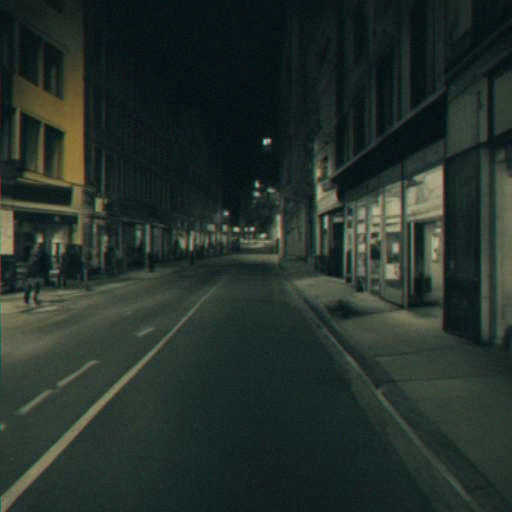
#> input picture data/train/dark/047f7996-9f0d-4a04-ae7f-24e246c407c7.png, 512 x 512 px, found by its file name
$ jupyter execute --allow-errors Analysis_Cell.ipynb   (older library calls are emulated)
#> lines starting #> are read from the running program, lines starting #| are printed output that depends on the picture; after the words box and inside, x2 and y2 are one past the last pixel; in counts of white or black regions, pixels touching at a corner belong together
#> further down, img is the input picture: shape (512, 512, 3); mean B, G, R 42.6, 48.2, 36.6
#> `gray = cv2.cvtColor(img, cv2.COLOR_BGR2GRAY)`:
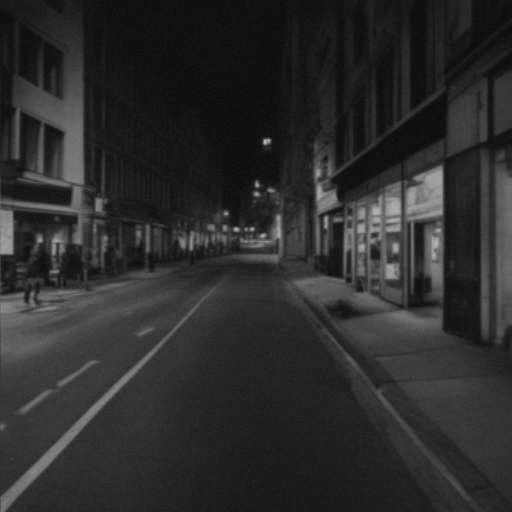
#> gray: shape (512, 512); min 2, max 185, mean 44.1
#> `hsv = cv2.cvtColor(img, cv2.COLOR_BGR2HSV)`: hsv: shape (512, 512, 3); mean H, S, V 76.6, 100.5, 50.6
#> `mean_gray = np.mean(gray)`: mean_gray = 44.13
#> `std_gray = np.std(gray)`: std_gray = 26.34
#> `min_gray = np.min(gray)`: min_gray = 2
#> `max_gray = np.max(gray)`: max_gray = 185
#> `median_gray = np.median(gray)`: median_gray = 37.5
#> `mean_value = np.mean(value)`: mean_value = 50.62
#> `std_value = np.std(value)`: std_value = 26.8
#> `dark_ratio = np.mean(gray < 50)`: dark_ratio = 0.674
#> `bright_ratio = np.mean(gray > 200)`: bright_ratio = 0
#> `h = hsv[:,:,0]`:
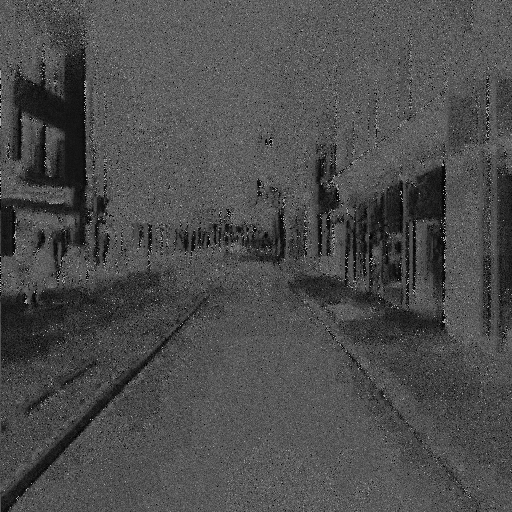
#> h: shape (512, 512); min 0, max 179, mean 76.6
#> `s = hsv[:,:,1]`:
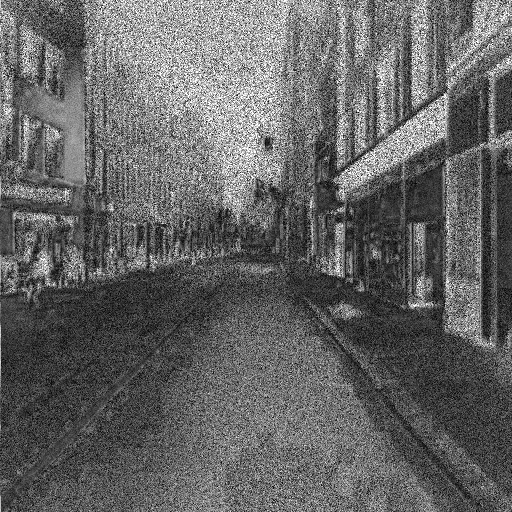
#> s: shape (512, 512); min 0, max 255, mean 100.5
#> `rms_contrast = gray.std()`: rms_contrast = 26.34
#> `entropy = shannon_entropy(gray)`: entropy = 6.43
#> `laplacian_var = cv2.Laplacian( gray, cv2.CV_64F ).var()`: laplacian_var = 237.1
#> `edges = cv2.Canny(gray,100,200)`:
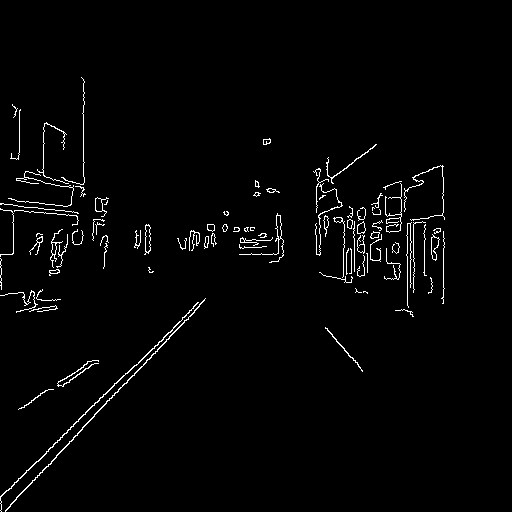
#> edges: shape (512, 512); 2% white in thin lines or dots, all inside (x1, y1, x2, y2) = (0, 77, 445, 512)
#> `edge_density = np.mean(edges>0)`: edge_density = 0.0205
#> `mean_h = h.mean()`: mean_h = 76.59
#> `mean_s = s.mean()`: mean_s = 100.5
#> `mean_v = v.mean()`: mean_v = 50.62
[cell 1]
import os
import cv2
import numpy as np
import pandas as pd
from tqdm import tqdm

# ----------------------------
# Dataset Path
# ----------------------------
DATASET_PATH = "data/train"

classes = ["dark", "normal", "bright"]

results = []

print("Analyzing all training images...\n")

#> (the rest of this cell did not finish here and is left out)

[cell 2]
import matplotlib.pyplot as plt
import seaborn as sns

sns.set_style("whitegrid")
plt.rcParams["figure.figsize"] = (8,6)

### cell 2 - Boxplot - Mean Gray Intensity

[cell 3]
plt.figure(figsize=(8,6))

#> (the rest of this cell did not finish here and is left out)

### Cell 3: Boxplot - HSV Value

[cell 4]
plt.figure(figsize=(8,6))

#> (the rest of this cell did not finish here and is left out)

### Cell 4: Boxplot - Dark Pixel Ratio

[cell 5]
plt.figure(figsize=(8,6))

#> (the rest of this cell did not finish here and is left out)

### Cell 5: Boxplot - Bright Pixel Ratio

[cell 6]
plt.figure(figsize=(8,6))

#> (the rest of this cell did not finish here and is left out)

### Cell 6: Histogram - Mean Gray

[cell 7]
plt.figure(figsize=(10,6))

#> (the rest of this cell did not finish here and is left out)

### Cell 7: Histogram - HSV Value

[cell 8]
plt.figure(figsize=(10,6))

#> (the rest of this cell did not finish here and is left out)

### Cell 8: Pairplot

#> (a cell that did not finish here is left out)

### Cell 9: Correlation Heatmap

[cell 10]
plt.figure(figsize=(10,8))

#> (the rest of this cell did not finish here and is left out)

### Cell 10: Violin Plot

[cell 11]
plt.figure(figsize=(8,6))

#> (the rest of this cell did not finish here and is left out)

### Cell 11: Class-wise Summary Statistics

#> (a cell that did not finish here is left out)

### The answers we got from the analysis
Dark is clearly separable

From the Mean Gray boxplot and histogram:

Dark has a noticeably lower mean intensity.
The distribution is shifted to the left.
There is some overlap, but it's much smaller than with the other classes.

This matches your confusion matrix where dark has the highest recall (~70%).

Conclusion: The model has learned the dark class reasonably well.

## Next
#### In the next analysis we want the answer of this question
#### Does the "bright" class have higher contrast?
#### Is "normal" more saturated?
#### Does one class have sharper edges?
#### Are there hidden cues beyond brightness that a CNN could exploit?

[cell 13]
import cv2
import numpy as np
import pandas as pd
from tqdm import tqdm
import os

from skimage.measure import shannon_entropy

[cell 14]
DATASET_PATH = "data/train"

classes = ["dark", "normal", "bright"]

records = []

### Main Feature Extraction

#> (a cell that did not finish here is left out)

[cell 16]
feature_df = pd.DataFrame(records)
#> feature_df = table of 1 rows and 15 columns

print(feature_df.shape)
#| (1, 15)

feature_df.head()
#> Out = table of 1 rows and 15 columns

[cell 17]
summary = feature_df.groupby("class").mean()
#> summary = table of 1 rows and 14 columns

display(summary)

[cell 18]
import matplotlib.pyplot as plt

feature_df.hist(
    figsize=(18,15),
    bins=30
)

plt.tight_layout()

plt.show()
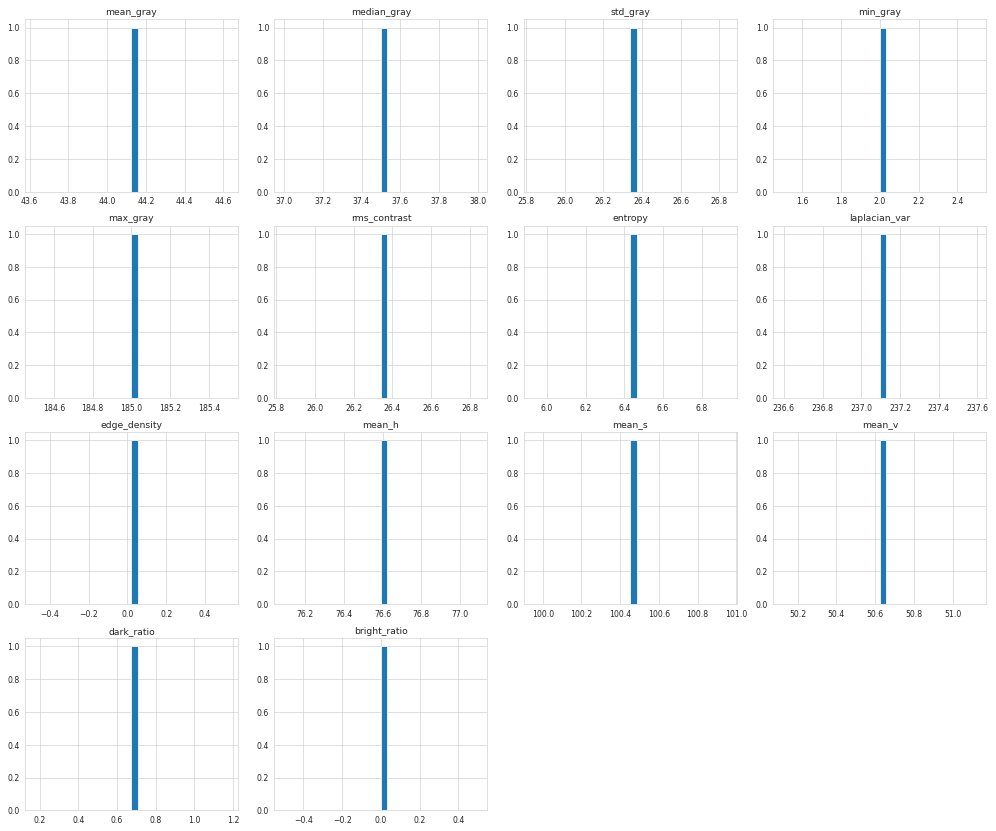
#> figure drawn by matplotlib, 14 panels; panel 1: tallest bar 1 high, from x = 44.13 to 44.16; panel 2: tallest bar 1 high, from x = 37.5 to 37.53; panel 3: tallest bar 1 high, from x = 26.34 to 26.37; panel 4: tallest bar 1 high, from x = 2 to 2.03

[cell 19]
import seaborn as sns

plt.figure(figsize=(14,10))

corr = feature_df.drop(columns=["class"]).corr()
#> corr = table of 14 rows and 14 columns

sns.heatmap(
    corr,
    annot=True,
    cmap="coolwarm",
    fmt=".2f"
)

plt.title("Advanced Feature Correlation")

plt.show()
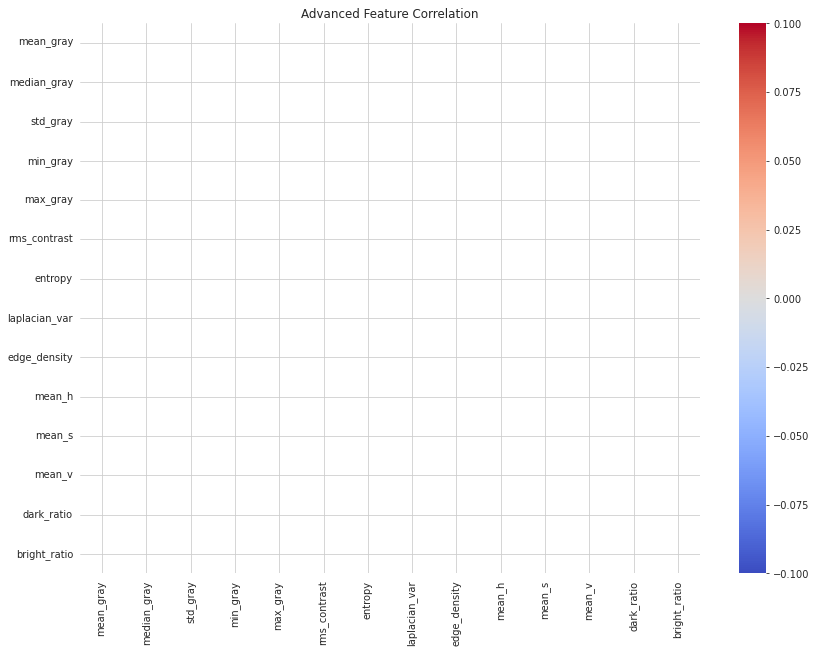
#> figure drawn by matplotlib, 2 panels

[cell 20]
sns.pairplot(
    feature_df,
    hue="class",
    vars=[
        "entropy",
        "laplacian_var",
        "edge_density",
        "mean_s",
        "mean_v"
    ],
    diag_kind="kde"
)

plt.show()
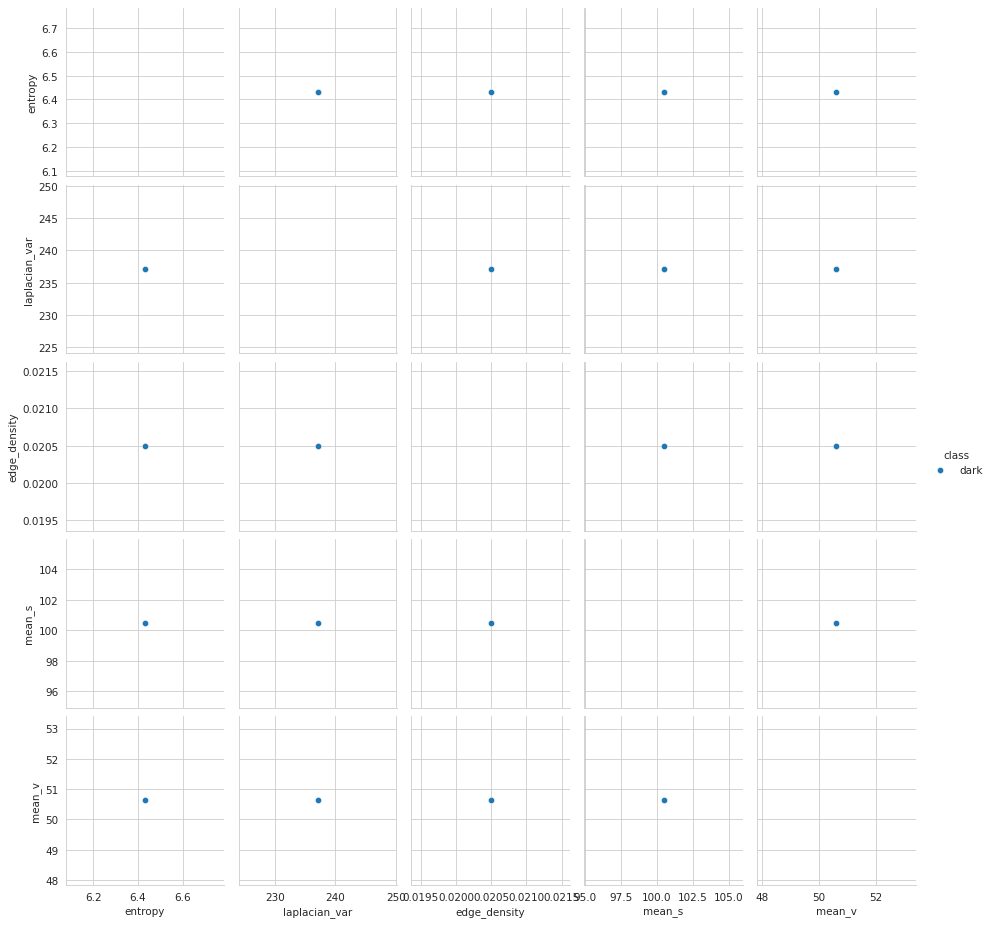
#> figure drawn by matplotlib, 20 panels
